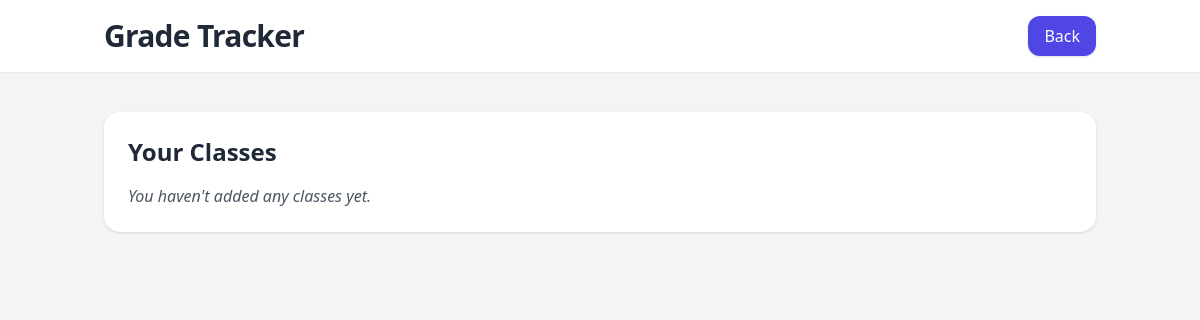
The page /grade-tracker (signed in) on the database as committed earlier.
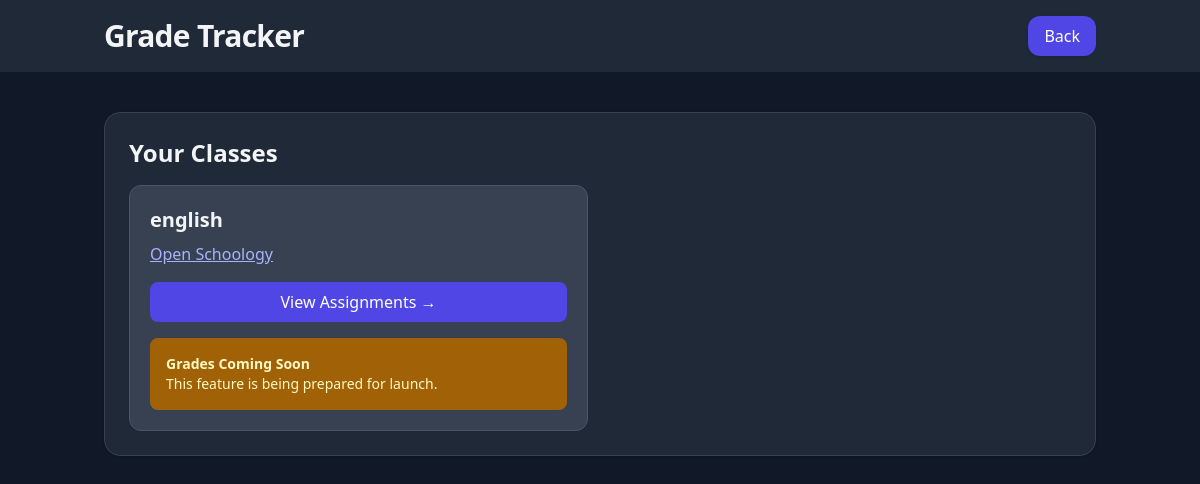
The same page on the database as committed later.
### tables this page shows
CREATE TABLE class_links (
                id INTEGER PRIMARY KEY AUTOINCREMENT,
                user_id INTEGER,
                class_name TEXT NOT NULL,
                link TEXT NOT NULL,
                FOREIGN KEY(user_id) REFERENCES users(id)
            );

### app.py (the view)
@app.route("/grade-tracker")
def grade_tracker():
    if not session.get("user_id"):
        return redirect("/login")
    if not feature_enabled("grade_tracker", default=True):
        return render_template("disabled.html"), 403
    conn = get_connection()
    c = conn.cursor()
    if IS_POSTGRES:
        c.execute("""
            SELECT id, class_name, link
            FROM class_links
            WHERE user_id = %s
        """, (session["user_id"],))
    else:
        c.execute("""
            SELECT id, class_name, link
            FROM class_links
            WHERE user_id = ?
        """, (session["user_id"],))
    classes = c.fetchall()
    conn.close()
    return render_template("grade_tracker.html", classes=classes)

### app.py (called while the page is built, shortened)
def feature_enabled(key: str, default: bool = True) -> bool:
    return app.config.get("FEATURE_FLAGS", {}).get(key, default)

def get_connection():
    if IS_POSTGRES:
        return psycopg2.connect(DATABASE_URL, cursor_factory=RealDictCursor)
    conn = sqlite3.connect("assignments.db")
    conn.row_factory = sqlite3.Row
    return conn

def row_val(row, key):
    if row is None:
        return None
    try:
        return row[key]
    except Exception:
        try:
            return getattr(row, key, None)
        except Exception:
            return None

def get_maintenance():
    if os.path.exists(MAINTENANCE_FILE):
        with open(MAINTENANCE_FILE) as f:
            try:
                return json.load(f).get("enabled", False)
            except json.JSONDecodeError:
                return False
    return False

@app.context_processor
def inject_dark_mode():
    dark = False
    if session.get("user_id"):
        conn = get_connection()
        c = conn.cursor()
        try:
            if IS_POSTGRES:
                c.execute("SELECT dark_mode FROM users WHERE id = %s", (session["user_id"],))
            else:
                c.execute("SELECT dark_mode FROM users WHERE id = ?", (session["user_id"],))
            r = c.fetchone()
            val = row_val(r, "dark_mode")
            if val is not None:
                try:
                    dark = bool(int(val)) if str(val) in ("0", "1") else bool(val)
                except Exception:
                    dark = bool(val)
        finally:
            conn.close()
    return {"dark_mode": dark}

@app.before_request
def check_for_maintenance():
    if not get_maintenance():
        return None

### templates/grade_tracker.html (shortened to what this page needs)
<!DOCTYPE html>
<html lang="en">
<head>
  <script src="https://cdn.tailwindcss.com"></script>
</head>
<body class="{% if dark_mode %}bg-gray-900 text-gray-100{% else %}bg-gray-100 text-gray-800{% endif %}">
  <header class="shadow-sm py-4 {% if dark_mode %}bg-gray-800{% else %}bg-white{% endif %}">
    <div class="max-w-5xl mx-auto flex items-center justify-between px-4">
      <h1 class="text-3xl font-semibold tracking-tight {% if dark_mode %}text-gray-100{% endif %}">Grade Tracker</h1>
      <a href="/" class="px-4 py-2 bg-indigo-600 text-white rounded-xl shadow hover:bg-indigo-700 transition">Back</a>
    </div>
  </header>
  <main class="max-w-5xl mx-auto mt-10 px-4">
    <div class="{% if dark_mode %}bg-gray-800 border border-gray-700 text-gray-100{% else %}bg-white{% endif %} rounded-2xl shadow p-6 mb-8">
      <h2 class="text-2xl font-bold mb-4">Your Classes</h2>
      {% if classes %}
        <div class="grid md:grid-cols-2 gap-6">
          {% for cls in classes %}
            <div class="p-5 {% if dark_mode %}bg-gray-700 border border-gray-600{% else %}bg-gray-50 border border-gray-200{% endif %} rounded-xl shadow-sm hover:shadow-md transition">
              <div class="flex justify-between items-center mb-2">
                <h3 class="text-xl font-semibold">
                  {{ cls.class_name if cls.class_name is defined else cls[1] }}
                </h3>
              </div>
              <a href="{{ cls.link if cls.link is defined else cls[2] }}"
                 target="_blank"
                 class="font-medium underline {% if dark_mode %}text-indigo-300 hover:text-indigo-200{% else %}text-indigo-600 hover:text-indigo-800{% endif %}">
                Open Schoology
              </a>
              <a href="/grade-tracker/{{ cls.id if cls.id is defined else cls[0] }}"
                 class="mt-4 block px-4 py-2 bg-indigo-600 text-white rounded-lg text-center font-medium hover:bg-indigo-700 transition">
                View Assignments →
              </a>
              <div class="mt-4 p-4 {% if dark_mode %}bg-yellow-700 border-yellow-600 text-yellow-100{% else %}bg-yellow-100 border border-yellow-300 text-yellow-900{% endif %} rounded-lg text-sm">
                <strong>Grades Coming Soon</strong><br>
                This feature is being prepared for launch.
              </div>
            </div>
          {% endfor %}
        </div>
      {% else %}
        <p class="text-gray-600 italic">You haven't added any classes yet.</p>
      {% endif %}
    </div>
  </main>
</body>
</html>

Rows that differ between the two databases and show on the page:
added class_links: class_name "english"
Other text that changed with them:
text no longer shown: "You haven't added any classes yet."
